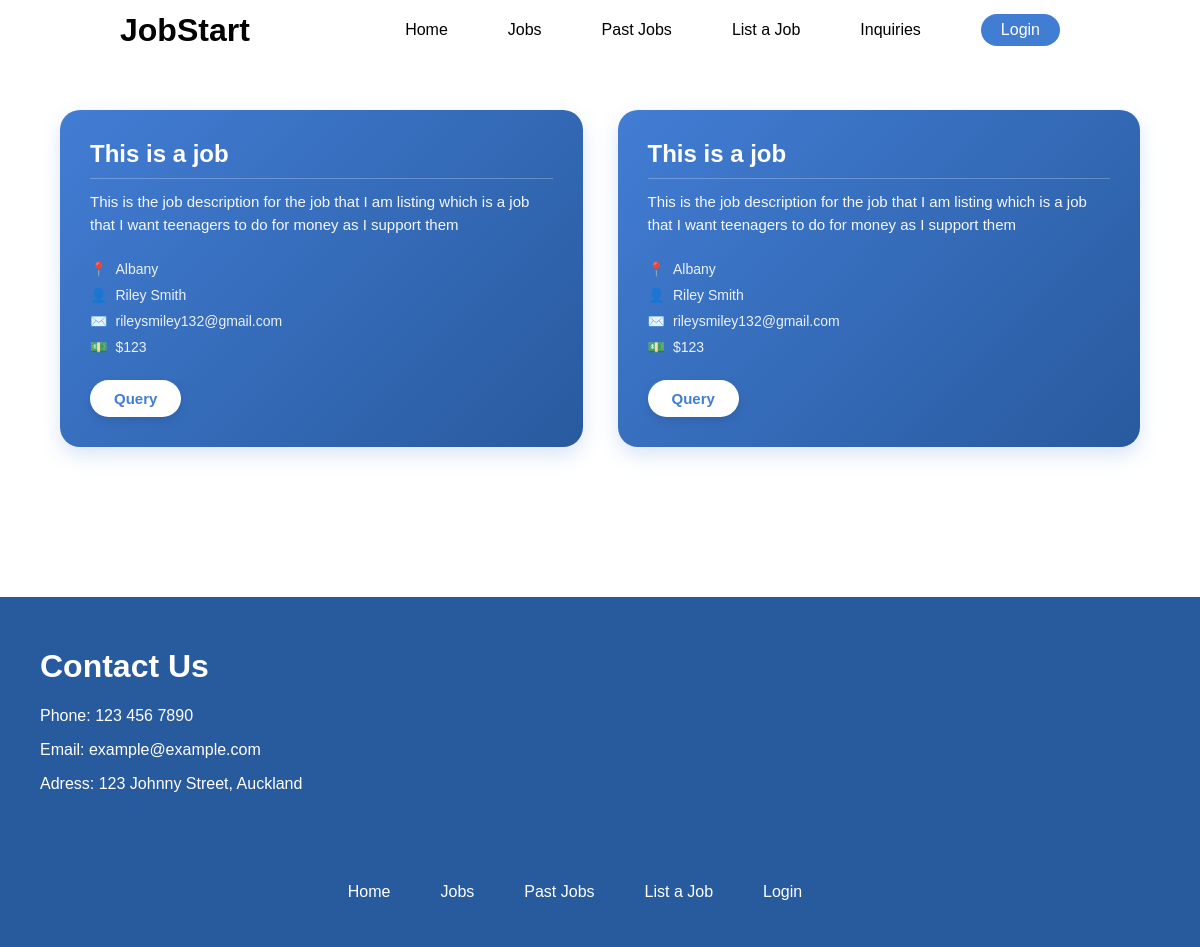
/jobs, run on an earlier commit of the app's database.
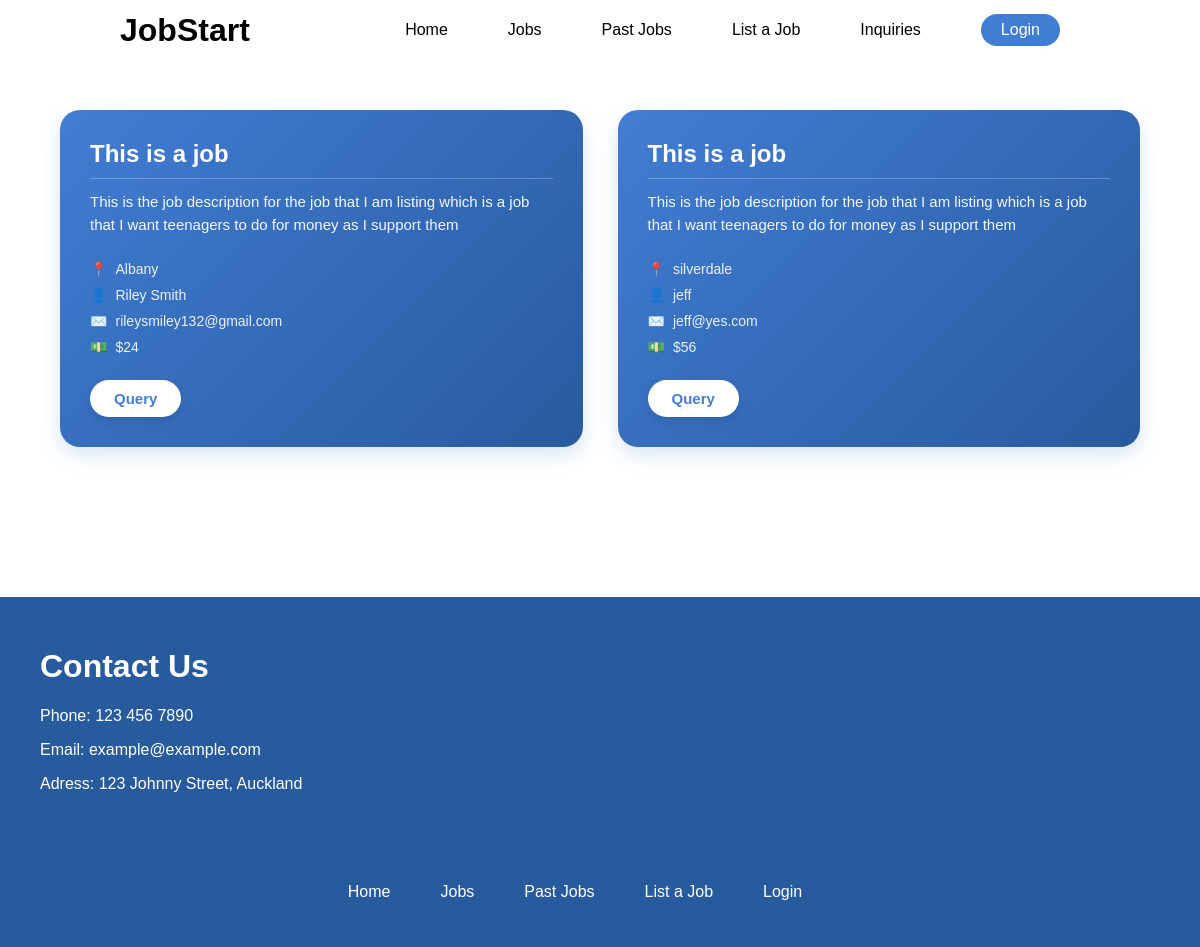
And on a later commit of the database.
### tables this page shows
CREATE TABLE jobs (user_id INTEGER REFERENCES users (user_id), job_id INTEGER PRIMARY KEY AUTOINCREMENT, job_desc TEXT, job_title TEXT, job_location TEXT, completed TEXT, pay NUMERIC);

CREATE TABLE users (user_id INTEGER PRIMARY KEY AUTOINCREMENT, user_name TEXT, user_email TEXT, user_pwd TEXT);

### app.py (the view)
@app.route('/jobs')
def jobs():
    conn = sqlite3.connect('app.db')
    conn.row_factory = sqlite3.Row
    cursor = conn.cursor()
    query = '''
        SELECT jobs.*, users.user_name, users.user_email
        FROM jobs
        JOIN users ON jobs.user_id = users.user_id
        WHERE jobs.completed = "no"
    '''
    jobs = cursor.execute(query).fetchall()
    conn.close()
    return render_template('jobs.html', jobs=jobs)

### templates/jobs.html (shortened to what this page needs)
{% extends 'layout.html' %}
{% block content %}
    <div class="all-jobs-container">
        {% for job in jobs %}
            <div class="job-container" id="job--{ loop.index }">
                <h1 class="job-title">{{ job[3] }}</h1>
                <p class="job-desc">{{ job[2] }}</p>
                <p class="job-location">{{ job[4] }}</p>
                <p class="job-user-name">{{ job[7] }}</p>
                <p class="job-user-email">{{ job[8] }}</p>
                <p class="job-pay">${{ job[6] }}</p>
                <a href="{{ url_for('job_details', job_id=job[1]) }}"><button class="query-btn">Query</button></a>
            </div>
        {% endfor %}
    </div>
{% endblock %}

### templates/layout.html (shortened to what this page needs)
<!DOCTYPE html>
<html lang="en">
    <head>
        <link rel="stylesheet" href="{{ url_for('static', filename='style.css') }}">
    </head>
    <body>
        {% include 'nav.html' %}
        {% block content %}{% endblock %}
        {% include 'footer.html' %}
    </body>
</html>

### templates/nav.html
<div class="nav-bar">
    <a><h1 class="nav-title">JobStart</h1></a>
    <a class="nav-link" href="/" id="nav-home-link">Home</a>
    <a class="nav-link" href="/jobs">Jobs</a>
    <a class="nav-link" href="/past-jobs">Past Jobs</a>
    <a class="nav-link" href="list-job">List a Job</a>
    <a class="nav-link" href="/inquiries">Inquiries</a>
    {% if session.get('user_email') %}
        <a href="/logout"><button class="login-nav-btn">Logout</button></a>
    {% else %}
        <a href="/login"><button class="login-nav-btn">Login</button></a>
    {% endif %}
</div>

### templates/footer.html
<div class="footer">
    <div class="footer-top">
        <h1 class="footer-title">Contact Us</h1>
        <p class="footer-text">Phone: 123 456 7890</p>
        <p class="footer-text">Email: example@example.com</p>
        <p class="footer-text">Adress: 123 Johnny Street, Auckland</p>
    </div>
    <div class="footer-links">
        <a class="footer-link" href="/">Home</a>
        <a class="footer-link" href="/jobs">Jobs</a>
        <a class="footer-link" href="/past-jobs">Past Jobs</a>
        <a class="footer-link" href="/list-job">List a Job</a>
        <a class="footer-link" href="/login">Login</a>
    </div>
</div>

### static/style.css (style rules this page uses)
body { margin: 0; font-family: Arial; }
.nav-link { margin-right: 60px; font-size: 16px; text-decoration: none; color: black; }
#nav-home-link { margin-left: auto; }
.nav-title { position: absolute; left: 10%; top: 50%; transform: translateY(-50%); margin: 0; }
.nav-bar { position: relative; display: flex; align-items: center; background-color: white; color: black; width: 100%; height: 60px; }
.login-nav-btn { font-size: 16px; margin-right: 140px; background-color: #427dd4; color: white; border: none; border-radius: 18px; padding: 7px 20px 7px 20px; }
.footer { margin-top: 100px; width: 100%; height: 40vh; background-color: #285A9E; padding-top: 30px; }
.footer-title { color: white; margin-left: 40px; }
.footer-text { color: white; margin-left: 40px; }
.footer-links { display: flex; justify-content: center; margin-top: 90px; }
.footer-link { color: white; text-decoration: none; margin-right: 50px; }
.footer-top { margin-bottom: 20px; }
.all-jobs-container { display: grid; grid-template-columns: repeat(auto-fit, minmax(300px, 1fr)); gap: 35px; padding: 50px 5%; box-sizing: border-box; }
.job-container { background: linear-gradient(135deg, #427dd4, #285A9E); color: white; border-radius: 20px; min-height: 280px; padding: 30px; box-sizing: border-box; display: flex; flex-direction: column; box-shadow: 0 8px 20px rgba(66, 125, 212, 0.2); transition: transform 0.25 ease, box-shadow 0.25s ease; }
.job-title { font-size: 24px; margin: 0 0 12px 0; font-weight: bold; border-bottom: 1px solid rgba(255, 255, 255, 0.25); padding-bottom: 10px; }
.job-desc { font-size: 15px; line-height: 1.5; margin: 0 0 20px 0; opacity: 0.95; flex-grow: 1; }
.job-location, .job-user-name, .job-user-email, .job-pay { font-size: 14px; margin: 5px 0; opacity: 0.9; display: flex; align-items: center; }
.job-location::before { content: '📍'; margin-right: 8px; }
.job-user-name::before { content: '👤'; margin-right: 8px; }
.job-user-email::before { content: '✉️'; margin-right: 8px; }
.job-pay::before { content: '💵'; margin-right: 8px; }
.query-btn { align-self: flex-start; margin-top: 20px; color: #427dd4; background-color: white; font-size: 15px; font-weight: bold; border: none; padding: 10px 24px; border-radius: 20px; transition: all 0.2s ease; box-shadow: 0 4px 10px rgba(0, 0, 0, 0.1); }

What changed in the data, as far as the page shows it:
removed jobs: job_title "This is a job", job_desc "This is the job description for the job that I am listing which is a job that I want teenagers to do for money as I support them", job_location "Albany", user_name "Riley Smith", user_email "rileysmiley132@gmail.com", pay "123"
removed jobs: job_title "This is a job", job_desc "This is the job description for the job that I am listing which is a job that I want teenagers to do for money as I support them", job_location "Albany", user_name "Riley Smith", user_email "rileysmiley132@gmail.com", pay "123"
added jobs: job_title "This is a job", job_desc "This is the job description for the job that I am listing which is a job that I want teenagers to do for money as I support them", job_location "Albany", user_name "Riley Smith", user_email "rileysmiley132@gmail.com", pay "24"
added jobs: job_title "This is a job", job_desc "This is the job description for the job that I am listing which is a job that I want teenagers to do for money as I support them", job_location "silverdale", user_name "jeff", user_email "jeff@yes.com", pay "56"
